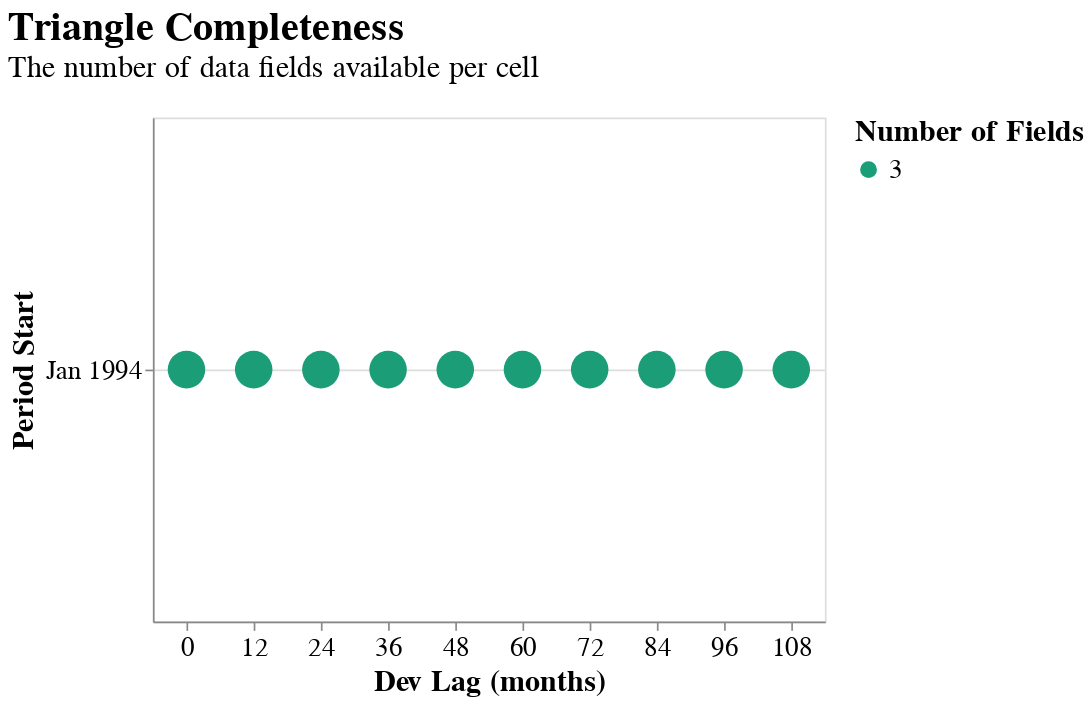

Notebook cell for this chart:
### Code cell
meyers_94_period = meyers[date(1994, 1, 1), :, :]
meyers_94_period.plot_data_completeness()

### Figure 1 — Vega-Lite specification as saved in the notebook (floating-point values rounded to 4 significant figures)
{"autosize": {"contains": "content", "resize": true}, "config": {"style": {"group-title": {"fontSize": 24}, "group-subtitle": {"fontSize": 18}, "guide-label": {"fontSize": 16, "font": "sans-serif"}, "guide-title": {"fontSize": 18, "font": "sans-serif"}}, "mark": {"color": "#1f8fff"}, "title": {"anchor": "start", "offset": 20}, "legend": {"orient": "right", "titleAnchor": "start", "layout": {"direction": "vertical"}, "labelFontSize": 16.0, "titleFontSize": 18.0}, "axis": {"labelFontSize": 16.0, "titleFontSize": 18.0}}, "data": {"values": [{"period_start": "1994-01-01T00:00:00", "period_end": "1994-12-31T00:00:00", "evaluation_date": "1994-12-31T00:00:00", "dev_lag": 0.0, "Number of Fields": 3, "Fields": "Paid Loss ($1,478,000), Reported Loss ($2,881,000), Earned Premium ($4,992,000)"}, {"period_start": "1994-01-01T00:00:00", "period_end": "1994-12-31T00:00:00", "evaluation_date": "1995-12-31T00:00:00", "dev_lag": 12.0, "Number of Fields": 3, "Fields": "Paid Loss ($2,980,000), Reported Loss ($4,254,000), Earned Premium ($4,992,000)"}, {"period_start": "1994-01-01T00:00:00", "period_end": "1994-12-31T00:00:00", "evaluation_date": "1996-12-31T00:00:00", "dev_lag": 24.0, "Number of Fields": 3, "Fields": "Paid Loss ($3,945,000), Reported Loss ($4,841,000), Earned Premium ($4,992,000)"}, {"period_start": "1994-01-01T00:00:00", "period_end": "1994-12-31T00:00:00", "evaluation_date": "1997-12-31T00:00:00", "dev_lag": 36.0, "Number of Fields": 3, "Fields": "Paid Loss ($4,714,000), Reported Loss ($5,176,000), Earned Premium ($4,992,000)"}, {"period_start": "1994-01-01T00:00:00", "period_end": "1994-12-31T00:00:00", "evaluation_date": "1998-12-31T00:00:00", "dev_lag": 48.0, "Number of Fields": 3, "Fields": "Paid Loss ($5,462,000), Reported Loss ($5,551,000), Earned Premium ($4,992,000)"}, {"period_start": "1994-01-01T00:00:00", "period_end": "1994-12-31T00:00:00", "evaluation_date": "1999-12-31T00:00:00", "dev_lag": 60.0, "Number of Fields": 3, "Fields": "Paid Loss ($5,680,000), Reported Loss ($5,689,000), Earned Premium ($4,992,000)"}, {"period_start": "1994-01-01T00:00:00", "period_end": "1994-12-31T00:00:00", "evaluation_date": "2000-12-31T00:00:00", "dev_lag": 72.0, "Number of Fields": 3, "Fields": "Paid Loss ($5,682,000), Reported Loss ($5,683,000), Earned Premium ($4,992,000)"}, {"period_start": "1994-01-01T00:00:00", "period_end": "1994-12-31T00:00:00", "evaluation_date": "2001-12-31T00:00:00", "dev_lag": 84.0, "Number of Fields": 3, "Fields": "Paid Loss ($5,683,000), Reported Loss ($5,688,000), Earned Premium ($4,992,000)"}, {"period_start": "1994-01-01T00:00:00", "period_end": "1994-12-31T00:00:00", "evaluation_date": "2002-12-31T00:00:00", "dev_lag": 96.0, "Number of Fields": 3, "Fields": "Paid Loss ($5,684,000), Reported Loss ($5,684,000), Earned Premium ($4,992,000)"}, {"period_start": "1994-01-01T00:00:00", "period_end": "1994-12-31T00:00:00", "evaluation_date": "2003-12-31T00:00:00", "dev_lag": 108.0, "Number of Fields": 3, "Fields": "Paid Loss ($5,684,000), Reported Loss ($5,684,000), Earned Premium ($4,992,000)"}]}, "mark": {"type": "circle", "opacity": 1, "size": 500.0}, "encoding": {"color": {"condition": {"param": "param_23", "field": "Number of Fields", "scale": {"scheme": "dark2"}, "type": "nominal"}, "value": "lightgray"}, "tooltip": [{"field": "period_start", "title": "Period Start", "type": "temporal"}, {"field": "period_end", "title": "Period End", "type": "temporal"}, {"field": "evaluation_date", "title": "Evaluation Date", "type": "temporal"}, {"field": "dev_lag", "title": "Dev Lag (months)", "type": "nominal"}, {"field": "Fields", "type": "nominal"}], "x": {"axis": {"labelAngle": 0}, "field": "dev_lag", "scale": {"zero": true}, "title": "Dev Lag (months)", "type": "nominal"}, "y": {"field": "period_start", "scale": {"padding": 15, "reverse": true}, "timeUnit": "yearmonth", "title": "Period Start", "type": "temporal"}}, "height": 300, "params": [{"name": "param_23", "select": {"type": "point"}}, {"name": "param_24", "select": {"type": "interval", "encodings": ["x", "y"]}, "bind": "scales"}], "title": {"text": "Triangle Completeness", "subtitle": "The number of data fields available per cell"}, "width": 400, "$schema": "https://vega.github.io/schema/vega-lite/v5.20.1.json"}
